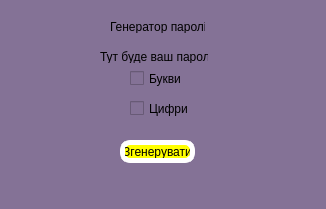
<?xml version="1.0" encoding="UTF-8"?>
<ui version="4.0">
 <class>MainWindow</class>
 <widget class="QMainWindow" name="MainWindow">
  <property name="geometry">
   <rect>
    <x>0</x>
    <y>0</y>
    <width>326</width>
    <height>209</height>
   </rect>
  </property>
  <property name="windowTitle">
   <string>Logika</string>
  </property>
  <property name="styleSheet">
   <string notr="true">background: #847296;
color:black;</string>
  </property>
  <widget class="QWidget" name="centralwidget">
   <widget class="QPushButton" name="pushButton">
    <property name="geometry">
     <rect>
      <x>440</x>
      <y>440</y>
      <width>151</width>
      <height>31</height>
     </rect>
    </property>
    <property name="text">
     <string>OK</string>
    </property>
   </widget>
   <widget class="QLabel" name="label">
    <property name="geometry">
     <rect>
      <x>110</x>
      <y>20</y>
      <width>95</width>
      <height>13</height>
     </rect>
    </property>
    <property name="text">
     <string>Генератор паролів</string>
    </property>
    <property name="textInteractionFlags">
     <set>Qt::LinksAccessibleByMouse|Qt::TextSelectableByMouse</set>
    </property>
   </widget>
   <widget class="QLabel" name="paswsword_label">
    <property name="geometry">
     <rect>
      <x>100</x>
      <y>50</y>
      <width>108</width>
      <height>13</height>
     </rect>
    </property>
    <property name="text">
     <string>Тут буде ваш пароль</string>
    </property>
   </widget>
   <widget class="QPushButton" name="generator">
    <property name="geometry">
     <rect>
      <x>120</x>
      <y>140</y>
      <width>75</width>
      <height>23</height>
     </rect>
    </property>
    <property name="styleSheet">
     <string notr="true">colour:blue;
background:yellow;
border: 5px solid white;
border-radius:10px;</string>
    </property>
    <property name="text">
     <string>Згенерувати</string>
    </property>
   </widget>
   <widget class="QCheckBox" name="checkBox">
    <property name="geometry">
     <rect>
      <x>130</x>
      <y>70</y>
      <width>70</width>
      <height>17</height>
     </rect>
    </property>
    <property name="text">
     <string>Букви</string>
    </property>
   </widget>
   <widget class="QCheckBox" name="checkBox_2">
    <property name="geometry">
     <rect>
      <x>130</x>
      <y>100</y>
      <width>70</width>
      <height>17</height>
     </rect>
    </property>
    <property name="text">
     <string>Цифри</string>
    </property>
   </widget>
   <zorder>paswsword_label</zorder>
   <zorder>pushButton</zorder>
   <zorder>label</zorder>
   <zorder>generator</zorder>
   <zorder>checkBox</zorder>
   <zorder>checkBox_2</zorder>
  </widget>
  <widget class="QMenuBar" name="menubar">
   <property name="geometry">
    <rect>
     <x>0</x>
     <y>0</y>
     <width>326</width>
     <height>21</height>
    </rect>
   </property>
  </widget>
  <widget class="QStatusBar" name="statusbar"/>
 </widget>
 <resources/>
 <connections/>
</ui>
